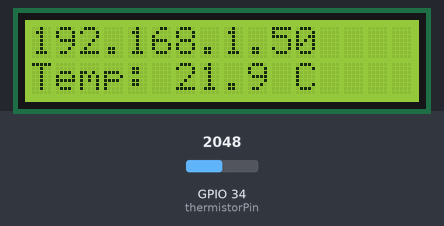
Recording of a sketch running on a simulated ESP32. On the bench: 16×2 character LCD. The test bench sets the inputs (shaded band); at power-on: GPIO 34 (thermistorPin) = 2048. WiFi joins after 1.5 s; servers stay silent unless stated; what the sketch prints to the serial monitor is not drawn.

Above: at 3.2 s.
3.3 s: GPIO 34 (thermistorPin) set to 2866
At 4.8 s:
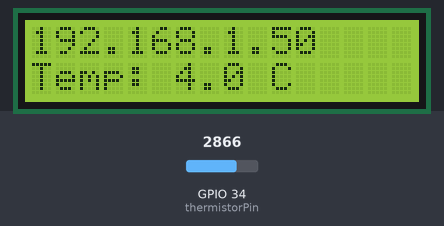
5.1 s: GPIO 34 (thermistorPin) set to 3603
At 6.3 s:
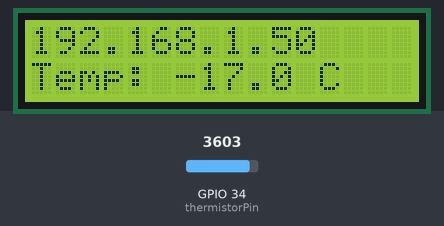
6.6 s: GPIO 34 (thermistorPin) set to 4095
At 8.1 s:
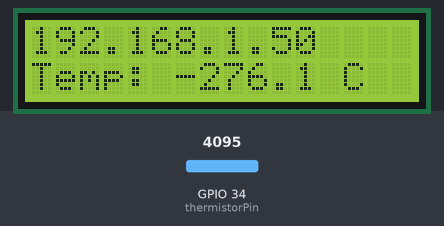
Timing chart, 0 to 9.6 s (numbered marks = the images above; inputs shaded):
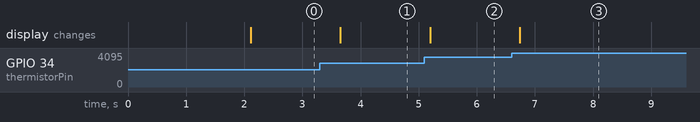

The sketch:

esp32_thermometer.ino
```cpp
#include <Wire.h>
#include <LiquidCrystal_I2C.h>
#include <WiFi.h>
#include <WebServer.h>

//3.3v, GND, D34=> branch point, D21 => LCD SDA, D22 =>LCD SCL
//go tp http://displayed IP adress to view webpage

LiquidCrystal_I2C lcd(0x27, 16, 2);
WebServer server(80);

const char* ssid = "TOO-TIRED2579";
const char* password = "62Bnh201";

const int thermistorPin = 34;
const float R_FIXED = 10030.0;
const float R0 = 10000.0;
const float T0_K = 298.15;
const float BETA = 3950.0;
const float CALIBRATION_OFFSET = -3;

float currentTempC = 0;

float readTemperatureC() {
  int adcValue = analogRead(thermistorPin);
  float resistance = R_FIXED * adcValue / (4095.0 - adcValue);
  float tempK = 1.0 / (1.0 / T0_K + log(resistance / R0) / BETA);
  return tempK - 273.15 + CALIBRATION_OFFSET;
}

void handleRoot() {
  String html = "<html><body style='font-family:sans-serif;text-align:center;margin-top:50px'>";
  html += "<h1>Clinical Thermometer</h1>";
  html += "<h2 id='temp' style='font-size:60px'>--</h2>";
  html += "<script>";
  html += "setInterval(function(){";
  html += "fetch('/temp').then(r=>r.text()).then(t=>document.getElementById('temp').innerHTML=t+' &deg;C');";
  html += "}, 1000);";
  html += "</script></body></html>";
  server.send(200, "text/html", html);
}

void handleTemp() {
  server.send(200, "text/plain", String(currentTempC, 1));
}

void setup() {
  Serial.begin(9600);
  Wire.begin(21, 22);
  lcd.init();
  lcd.backlight();
  lcd.setCursor(0, 0);
  lcd.print("Connecting WiFi");

  WiFi.begin(ssid, password);
  while (WiFi.status() != WL_CONNECTED) {
    delay(1000);
    Serial.print(".");
  }

  Serial.println("");
  Serial.print("Connected! IP address: ");
  Serial.println(WiFi.localIP());

  lcd.clear();
  lcd.setCursor(0, 0);
  lcd.print(WiFi.localIP());

  server.on("/", handleRoot);
  server.on("/temp", handleTemp);
  server.begin();
}

void loop() {
  server.handleClient();
  currentTempC = readTemperatureC();

  lcd.setCursor(0, 1);
  lcd.print("Temp: ");
  lcd.print(currentTempC, 1);
  lcd.print(" C   ");

  delay(500);
} 
```

Measured:
- after the input at 3.3 s, the display: changes after 0.35 s (image 1)
- after the input at 5.1 s, the display: changes after 0.10 s (image 2)
- after the input at 6.6 s, the display: changes after 0.14 s (image 3)
